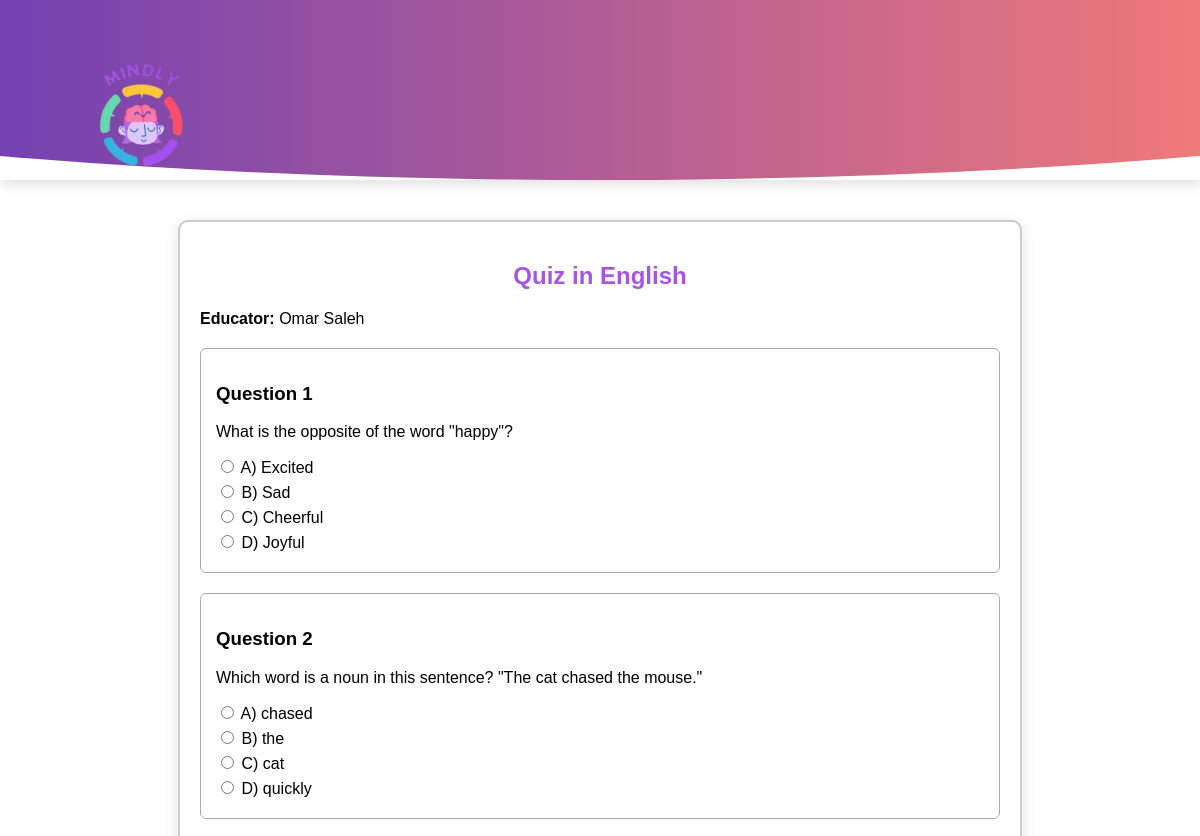
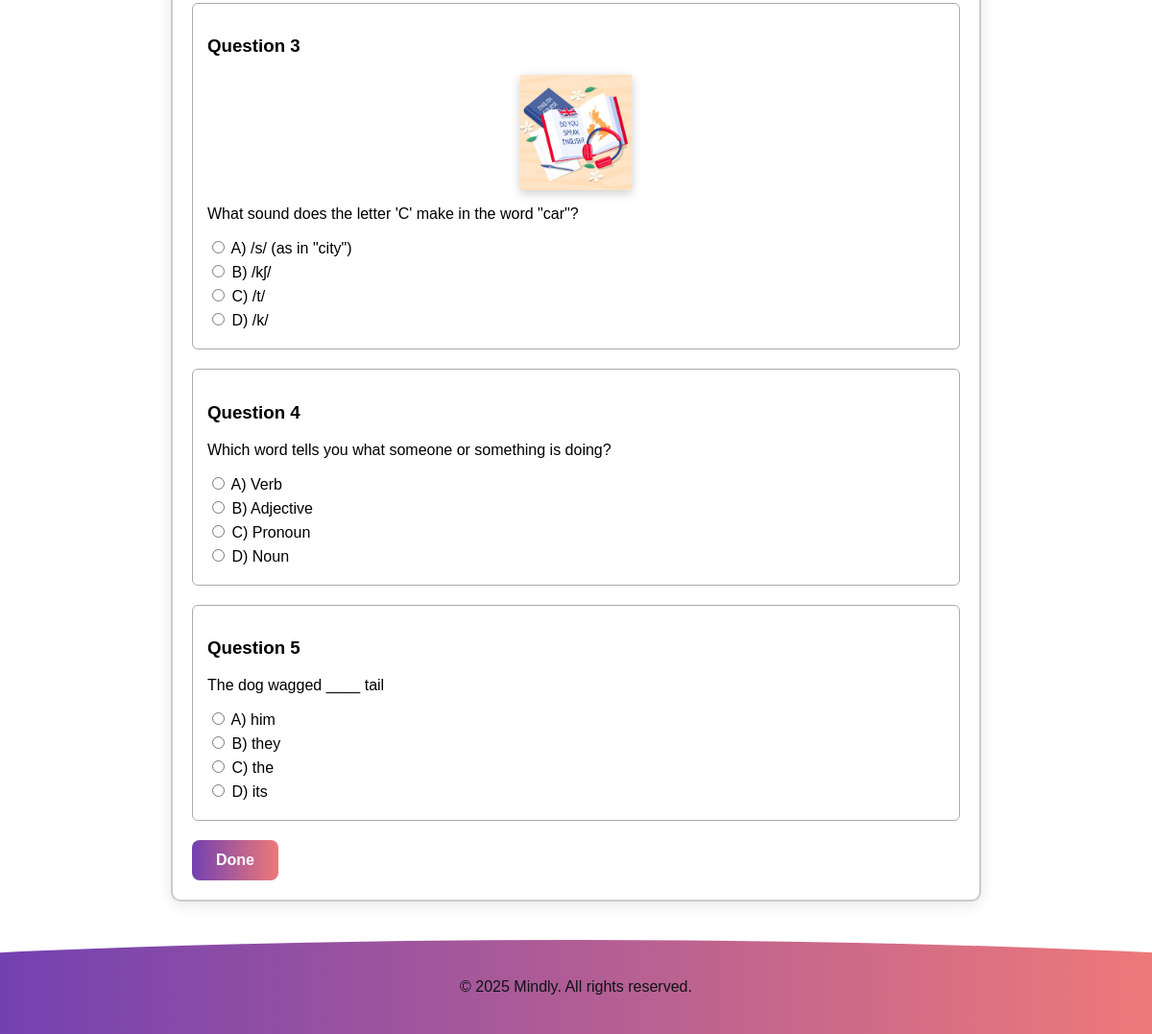
The app's page /web2/TakeAquiz.php?quizID=3342 (signed in) with its own data (2 pictures, top to bottom).
### tables this page shows
CREATE TABLE `quiz` (
  `id` int(11) NOT NULL,
  `educatorID` int(11) NOT NULL,
  `topicID` int(11) NOT NULL
);

CREATE TABLE `topic` (
  `id` int(11) NOT NULL,
  `topicName` varchar(200) NOT NULL
);

CREATE TABLE `quizquestion` (
  `id` int(11) NOT NULL,
  `quizID` int(11) NOT NULL,
  `question` varchar(500) NOT NULL,
  `questionFigureFileName` varchar(500) NOT NULL,
  `answerA` varchar(500) NOT NULL,
  `answerB` varchar(500) NOT NULL,
  `answerC` varchar(500) NOT NULL,
  `answerD` varchar(500) NOT NULL,
  `correctAnswer` enum('A','B','C','D') NOT NULL
);

### web2/TakeAquiz.php (the view, shortened to what this page needs)
<?php
$servername = "localhost";
$username = "root";
$password = "root";
$dbname = "mindlydatabase";
$conn = mysqli_connect($servername, $username, $password, $dbname);
$quizID = intval($_GET['quizID']);
$quizQuery = "
  SELECT Quiz.id AS quizID, Topic.topicName,
         CONCAT(User.firstName, ' ', User.lastName) AS educatorName
  FROM Quiz
  JOIN Topic ON Quiz.topicID = Topic.id
  JOIN User ON Quiz.educatorID = User.id
  WHERE Quiz.id = $quizID
";
$quizResult = mysqli_query($conn, $quizQuery);
$quiz = mysqli_fetch_assoc($quizResult);
$questionQuery = "SELECT * FROM QuizQuestion WHERE quizID = $quizID";
$questionResult = mysqli_query($conn, $questionQuery);
$questions = [];
while ($row = mysqli_fetch_assoc($questionResult)) {
    $questions[] = $row;
}
shuffle($questions);
$selectedQuestions = array_slice($questions, 0, min(5, count($questions)));
?>
<!DOCTYPE html>
<html lang="en">
<head>
  <link rel="stylesheet" href="style.css" />
</head>
<body onload="document.body.style.opacity='1'">
  <header>
    <nav>
      <ul>
        <li><a href="Learners_homepage.php"><img src="images/mindly.png" alt="Mindly Logo" /></a></li>
      </ul>
    </nav>
  </header>
  <div class="quiz-container">
    <h2>Quiz in <?php echo htmlspecialchars($quiz['topicName']); ?></h2>
    <p><strong>Educator:</strong> <?php echo htmlspecialchars($quiz['educatorName']); ?></p>
    <form action="Quiz score and feedback.php" method="post">
      <?php
      $qNum = 1;
      foreach ($selectedQuestions as $q) {
          echo '<div class="question-box">';
          echo "<h3>Question $qNum</h3>";
          if (!empty($q['questionFigureFileName'])) {
              echo "<img src='uploads/" . htmlspecialchars($q['questionFigureFileName']) . "' alt='Question Image'>";
          }
          echo "<p>" . htmlspecialchars($q['question']) . "</p>";
          echo '<div class="answers">';
          echo "<label><input type='radio' name='question_" . $q['id'] . "' value='A'> A) " . htmlspecialchars($q['answerA']) . "</label>";
          echo "<label><input type='radio' name='question_" . $q['id'] . "' value='B'> B) " . htmlspecialchars($q['answerB']) . "</label>";
          echo "<label><input type='radio' name='question_" . $q['id'] . "' value='C'> C) " . htmlspecialchars($q['answerC']) . "</label>";
          echo "<label><input type='radio' name='question_" . $q['id'] . "' value='D'> D) " . htmlspecialchars($q['answerD']) . "</label>";
          echo '</div></div>';
          $qNum++;
      }
      ?>
      <button type="submit" class="done-btn">Done</button>
    </form>
  </div>
  <footer>
    <p style="text-align:center; margin:20px;">&copy; 2025 Mindly. All rights reserved.</p>
  </footer>
</body>
</html>

### web2/style.css (style rules this page uses)
html { scroll-behavior: smooth; }
body { font-family: Arial, sans-serif; }
header { box-shadow: 2px 6px 10px rgba(0, 0, 0, 0.1); }
nav { min-height: 160px; max-height: 180px; background-image: linear-gradient(to right, #7341b1, #ee7979); clip-path: ellipse(100% 100% at 50% 0%); overflow: hidden; width: 100%; box-shadow: 0 4px 8px rgba(0, 0, 0, 0.1); }
nav li { list-style-type: none; float: left; }
nav img { height: 50%; width: 40%; }
footer { background-image: linear-gradient(to right, #7341b1, #ee7979); clip-path: ellipse(100% 100% at 50% 100%); overflow: visible; width: 100%; box-shadow: 0 6px 12px rgba(0, 0, 0, 0.15); padding: 20px 0; text-align: center; position: relative; }
footer p { margin: 0; font-size: 16px; color: #0f1214; }
button { display: inline-block; padding: 12px 25px; border-radius: 8px; border: none; cursor: pointer; font-size: 16px; font-weight: bold; text-decoration: none; color: #fff; background-image: linear-gradient(to right, #7341b1, #ee7979); transition: background 0.3s ease, transform 0.3s ease; }

### web2/TakeAquiz.php (style rules this page uses)
body { font-family: Arial, sans-serif; margin: 0; opacity: 0; transition: opacity 1s ease-in-out; }
.quiz-container { max-width: 800px; margin: 40px auto; background: #fff; padding: 20px; border: 2px solid #ccc; border-radius: 10px; box-shadow: 0px 3px 15px rgba(0,0,0,0.1); }
h2 { text-align: center; color: #a654e6; }
.question-box { border: 1px solid #aaa; padding: 15px; margin: 20px 0; border-radius: 6px; }
.question-box img { display: block; max-height: 120px; margin: 0 auto 10px; box-shadow: 0px 3px 10px rgba(0,0,0,0.2); }
.answers label { display: block; margin: 5px 0; cursor: pointer; }
.done-btn { display: inline-block; padding: 12px 25px; border-radius: 8px; border: none; cursor: pointer; font-size: 16px; font-weight: bold; color: #fff; background-image: linear-gradient(to right, #7341b1, #ee7979); transition: background 0.3s ease, transform 0.3s ease; }

### records on screen
quiz: topicID.topicName "English"
quizquestion: question "What is the opposite of the word \"happy\"?", answerA "Excited", answerB "Sad", answerC "Cheerful", answerD "Joyful"
quizquestion: question "Which word is a noun in this sentence? \"The cat chased the mouse.\"", answerA "chased", answerB "the", answerC "cat", answerD "quickly"
quizquestion: questionFigureFileName (picture), question "What sound does the letter 'C' make in the word \"car\"?", answerA "/s/ (as in \"city\")", answerB "/kʃ/", answerC "/t/", answerD "/k/"
quizquestion: question "Which word tells you what someone or something is doing?", answerA "Verb", answerB "Adjective", answerC "Pronoun", answerD "Noun"
quizquestion: question "The dog wagged ____ tail", answerA "him", answerB "they", answerC "the", answerD "its"

### other values on screen
$quiz['educatorName'] "Omar Saleh"
